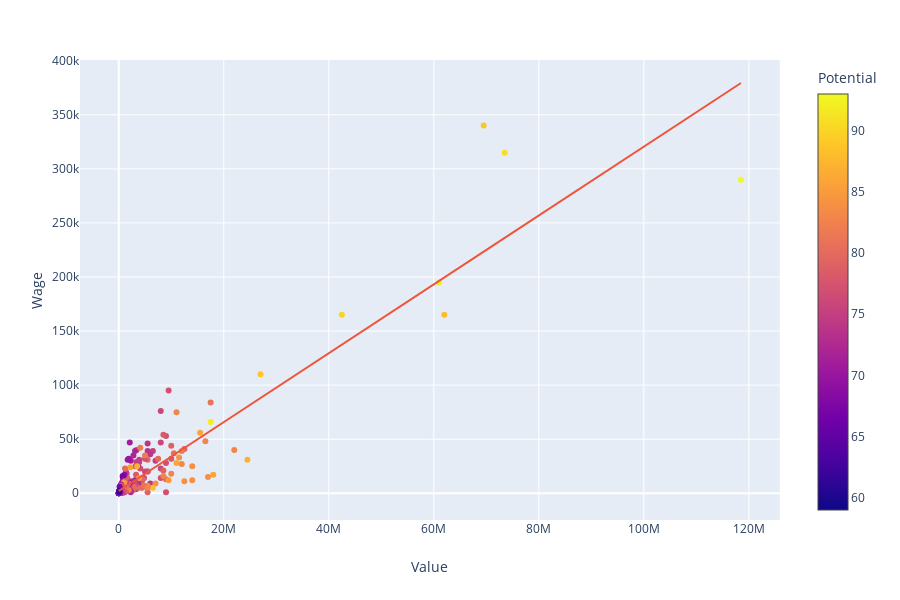

The notebook cell saved with this chart:
### Code cell
LW = fifa[fifa['Position']=='LW']
px.scatter(LW, x='Value', y='Wage', trendline='ols', color='Potential', hover_name='Name')

### Figure 1 — Plotly figure (JSON) as saved in the notebook; plotly's stock layout.template omitted (floating-point values rounded to 4 significant figures; data arrays with more than 128 entries replaced by an {"elided": "..."} marker saying what was removed)
{"data": [{"hoverlabel": {"namelength": 0}, "hovertemplate": "<b>%{hovertext}</b><br><br>Value=%{x}<br>Wage=%{y}<br>Potential=%{marker.color}", "hovertext": {"elided": "381 str values"}, "legendgroup": "", "marker": {"color": {"elided": "381 int values"}, "coloraxis": "coloraxis", "symbol": "circle"}, "mode": "markers", "name": "", "showlegend": false, "type": "scatter", "x": {"elided": "381 int values"}, "xaxis": "x", "y": {"elided": "381 int values"}, "yaxis": "y"}, {"hoverlabel": {"namelength": 0}, "hovertemplate": "<b>OLS trendline</b><br>Wage = 0.003184 * Value + 2077.305419<br>R<sup>2</sup>=0.846262<br><br>Value=%{x}<br>Wage=%{y} <b>(trend)</b>", "legendgroup": "", "marker": {"symbol": "circle"}, "mode": "lines", "name": "", "showlegend": false, "type": "scatter", "x": {"elided": "381 int values"}, "xaxis": "x", "y": {"elided": "381 float values"}, "yaxis": "y"}], "layout": {"coloraxis": {"colorbar": {"title": {"text": "Potential"}}, "colorscale": [[0, "#0d0887"], [0.1111, "#46039f"], [0.2222, "#7201a8"], [0.3333, "#9c179e"], [0.4444, "#bd3786"], [0.5556, "#d8576b"], [0.6667, "#ed7953"], [0.7778, "#fb9f3a"], [0.8889, "#fdca26"], [1, "#f0f921"]]}, "height": 600, "legend": {"tracegroupgap": 0}, "margin": {"t": 60}, "xaxis": {"anchor": "y", "domain": [0, 0.98], "title": {"text": "Value"}}, "yaxis": {"anchor": "x", "domain": [0, 1], "title": {"text": "Wage"}}}}
